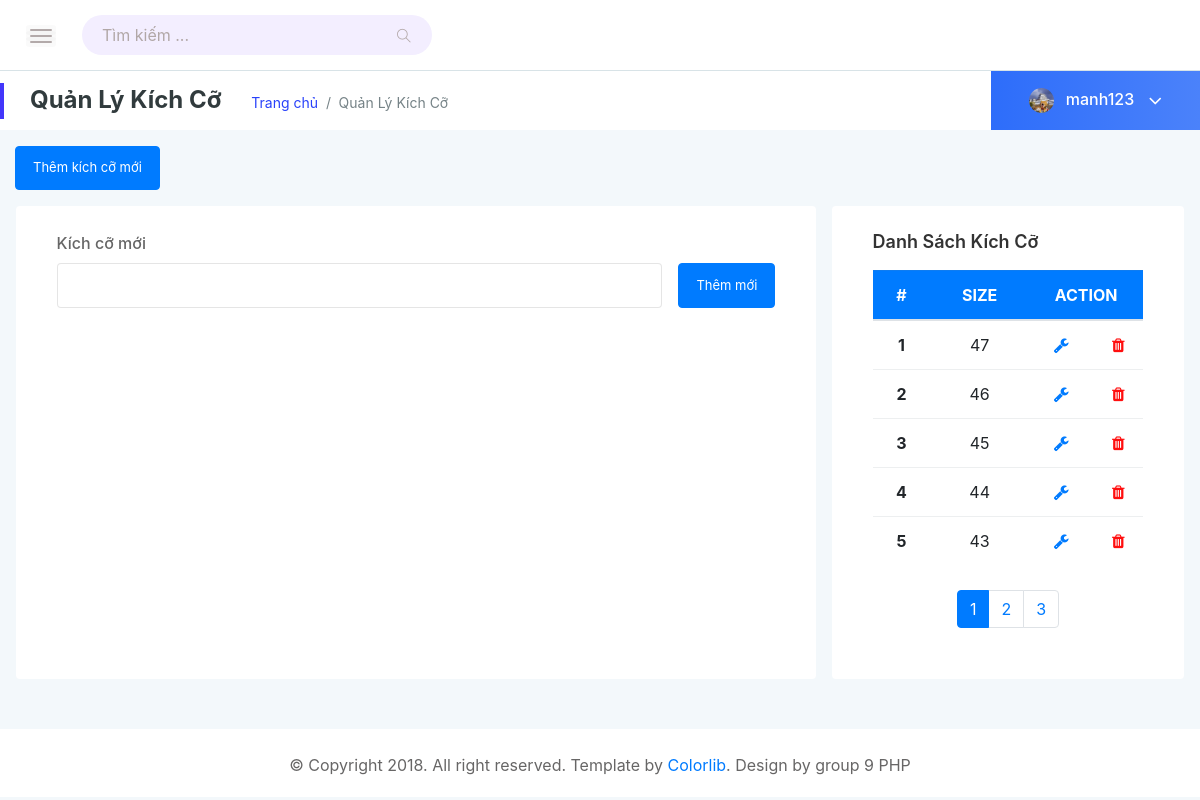
The app's page /NikeStore/admin/manage_size.php (signed in) with its own data.
### tables this page shows
CREATE TABLE `user` (
  `ID` int(11) NOT NULL,
  `role_id` int(11) NOT NULL,
  `username` varchar(100) NOT NULL,
  `password` varchar(100) NOT NULL,
  `name` varchar(100) DEFAULT NULL,
  `email` varchar(100) DEFAULT NULL,
  `phone` varchar(100) DEFAULT NULL,
  `address` varchar(100) DEFAULT NULL,
  `point` decimal(13,0) DEFAULT 0,
  `avatar` varchar(1000) NOT NULL,
  `seo` varchar(100) NOT NULL,
  `active` tinyint(11) DEFAULT 1
);

CREATE TABLE `size` (
  `ID` int(11) NOT NULL,
  `name` int(11) NOT NULL,
  `status` tinyint(4) NOT NULL DEFAULT 1
);

### NikeStore/admin/component/page.php (called while the page is built)
<?php
    $current_page = !empty($_GET["page"])?$_GET["page"]:1;
    $offset = ($current_page - 1)*5;
?>

### NikeStore/admin/manage_size.php (the view, shortened to what this page needs)
<?php
    include("../connect.php");
    include("component/page.php");
    $sql =  "SELECT * FROM size ORDER BY ID DESC LIMIT 5 OFFSET $offset";
    $result = mysqli_query($con, $sql);
?>
<!DOCTYPE html>
<html lang="en">
<head>
    <?php include("component/css.php") ?>
</head>
<body class="body-bg">
    <div class="page-container">
        <div class="main-content">
            <?php include("component/search.php"); ?>
            <div class="page-title-area">
                <div class="row align-items-center">
                    <div class="col-sm-8">
                        <div class="breadcrumbs-area clearfix">
                            <h4 class="page-title pull-left"><b>Quản Lý Kích Cỡ</b></h4>
                            <ul class="breadcrumbs pull-left">
                                <li><a href="index.php">Trang chủ</a></li>
                                <li><span>Quản lý kích cỡ</span></li>
                            </ul>
                        </div>
                    </div>
                    <?php include("component/logged.php"); ?>
                </div>
            </div>
            <div class="main-content-inner">
                <button type="button" class="btn btn-primary mt-3 btn-show-add-size" onclick="{$('.addSizeForm').css('display','block');$('.updateSizeForm').css('display','none');}">Thêm kích cỡ mới</button></a>
                <div class="row">
                    <div class="col-lg-8 card mt-3 ml-3 mr-3">
                        <div class="card-body">
                            <form action="manage_size.php" method="post" class="addSizeForm mb-5">
                                <div class="form-group">
                                    <label for="exampleInputSize">Kích cỡ mới</label>
                                    <div class="d-flex justify-content-between fg">
                                        <input type="number" class="form-control" name="name" required>
                                        <button type="submit" class="btn btn-primary ml-3 pull-right btn-add-size" >Thêm mới</button>
                                    </div>
                                </div>
                            </form>
                        </div>
                    </div>
                    <div class="col card mt-3 mr-3 ">
                        <div class="card-body">
                            <h4 class="header-title">Danh sách kích cỡ</h4>
                            <div class="single-table">
                                <div class="table-responsive">
                                    <table class="table text-center">
                                        <thead class="text-uppercase bg-primary">
                                            <tr class="text-white">
                                                <th scope="col">#</th>
                                                <th scope="col">Size</th>
                                                <th scope="col" colspan="2">Action</th>
                                            </tr>
                                        </thead>
                                        <tbody>
                                        <?php
                               $count=0;
                               while($row = mysqli_fetch_assoc($result)){
                                   $count++;
                                            ?>
                                            <tr>
                                                <th scope="col"><?=$count?></th>
                                                <td><?=$row["name"]?></td>
                                                <td><a class="btn-update" onclick="update(<?=$row['ID']?>,<?=$row['name']?>)"><i class=" fa fa-wrench"></i></a></td>
                                                <td class="align-middle" width="50px">
                                                    <?php if($row['status']==1) { ?>
                                                    <a class="btn-remove" onclick="remove(<?=$row['ID']?>)"><i class=" fa fa-trash"></i></a>
                                                    <?php } else { ?>
                                                        <a class="text-success" style="cursor: pointer;" onclick="active(<?=$row['ID']?>)"><i class=" fa fa-get-pocket"></i></a>
                                                    <?php } ?>
                                                </td>
                                            </tr>
                                        <?php
                                }
                                        ?>
                                        </tbody>
                                    </table>
                                </div>
                            </div>
                            <?php
                                include("component/pagination.php");
                            ?>
                        </div>
                    </div>
                </div>
            </div>
        </div>
        <?php include("component/footer.php") ?>
    </div>
</body>
</html>

### NikeStore/admin/component/logged.php (shortened to what this page needs)
<div class="col-sm-4 clearfix">
    <div class="user-profile pull-right">
        <?php
            if (isset($_SESSION['UserName'])){
                $current_username = $_SESSION['UserName'];
                $s = "SELECT avatar FROM user WHERE username='$current_username'";
                $b = mysqli_query($con,$s);
                $d = mysqli_fetch_assoc($b);
                if($d['avatar']!=null){
                    echo'<img class="avatar" src="'.$d['avatar'].'" alt="avatar">';
                }
                else
                    echo'<img class="avatar" src="../assets/images/avatar/avatar.png" alt="avatar">';
        ?>
        <h4 class="user-name dropdown-toggle" data-toggle="dropdown">
            <?=$_SESSION['UserName']?>
            <i class="fa fa-angle-down"></i>
        </h4>
        <?php
            }
            else{
                echo '<a href="../login.php" class="text-white"><i class="fa fa-sign-in mr-2"></i>Đăng nhập</a>';
            }
        ?>
    </div>
</div>

### NikeStore/assets/css/typography.css (style rules this page uses)
body { font-size: 16px; }
h1, h2, h3, h4, h5, h6 { margin: 0; }
b { font-weight: 700; }
a, a:visited { text-decoration: none; transition: all 0.3s ease-in-out; -webkit-transition: all 0.3s ease-in-out; -moz-transition: all 0.3s ease-in-out; -o-transition: all 0.3s ease-in-out; outline: 0; }
ul, ol { margin-bottom: 0px; margin-top: 0px; padding: 0; }
ul { margin: 0; list-style-type: none; }
button { cursor: pointer; outline: none!important; letter-spacing: 0; }
label, input { font-size: 16px; }

### NikeStore/assets/css/default-css.css (style rules this page uses)
* { margin: 0; padding: 0; box-sizing: border-box; }
*, *:before, *:after { -moz-box-sizing: border-box; -webkit-box-sizing: border-box; box-sizing: border-box; }
html { -webkit-font-smoothing: antialiased; }
body { background: #fff; font-weight: normal; -webkit-font-smoothing: antialiased; -webkit-text-size-adjust: 100%; }
img { max-width: 100%; height: auto; }
:root { --primary-color: #4336FB; }
input[type=number] { -moz-appearance: textfield; }

### NikeStore/assets/css/admin-styles.css (style rules this page uses)
.page-container { width: 100%; height: 100%; min-height: 100vh; padding-left: 280px; -webkit-transition: padding-left 0.3s ease 0s; transition: padding-left 0.3s ease 0s; }
.sbar_collapsed.page-container { padding-left: 0; }
.card { border: none; border-radius: 4px; background-color: #fff; -webkit-transition: all 0.3s ease 0s; transition: all 0.3s ease 0s; }
.card-body { padding: 25.6px; padding: 1.6rem; }
.main-content { width: 100%; background: #F3F8FB; }
.main-content-inner { padding: 0 30px 50px; }
.body-bg { background: #F3F8FB; }
.page-title-area { padding: 0 30px; background: #fff; position: relative; }
.page-title-area:before { content: ''; position: absolute; left: 0; top: 50%; width: 4px; height: 36px; background: var(--primary-color); -webkit-transform: translateY(-50%); transform: translateY(-50%); }
.page-title { font-size: 24px; font-weight: 300; color: #313b3d; letter-spacing: 0; margin-right: 30px; }
ul.breadcrumbs { margin-top: 4px; }
.breadcrumbs li { display: inline-block; }
.breadcrumbs li a, .breadcrumbs li span { display: block; font-size: 14px; font-weight: 400; color: #2942fa; letter-spacing: 0; margin-right: 16px; position: relative; }
.breadcrumbs li a:before { content: '/'; color: #768387; position: absolute; right: -13px; top: 0; }
.breadcrumbs li span { margin-right: 0; color: #768387; text-transform: capitalize; }
.user-profile { margin-right: -30px; display: -webkit-box; display: -ms-flexbox; display: flex; -webkit-box-align: center; -ms-flex-align: center; align-items: center; -ms-flex-wrap: wrap; flex-wrap: wrap; background: -webkit-linear-gradient(left, #2d6dfa 0%, #4b82fa 100%); background: linear-gradient(to right, #2d6dfa 0%, #4b82fa 100%); padding: 17px 38px; position: relative; }
.user-profile img.avatar { height: 25px; width: 25px; border-radius: 50%; margin-right: 12px; }
.user-name { font-size: 16px; font-weight: 500; color: #fff; letter-spacing: 0; cursor: pointer; -webkit-user-select: none; -moz-user-select: none; -ms-user-select: none; user-select: none; }
.user-name i { margin-left: 10px; font-size: 21px; vertical-align: middle; position: relative; }
.notification-area .dropdown-toggle, .user-name.dropdown-toggle { position: relative; }
.notification-area .dropdown-toggle:after, .user-name.dropdown-toggle:after { display: none; }
.header-title { font-size: 18px; font-weight: 600; letter-spacing: 0; color: #333; text-transform: capitalize; margin-bottom: 17px; }
.btn { padding: 11px 17px; font-size: 13px; letter-spacing: 0; }
.btn-remove i { color:#ff0e0e; }
.btn-update i { color:#007BFF; }
.form-control, .form-control:focus { outline: none; box-shadow: none; }
.form-control { font-size: 14px; border: 1px solid rgba(170, 170, 170, .3); padding: 10.72px 12.8px; padding: .67rem .8rem; }
label { font-weight: 500; color: #666; display: inline-block; margin-bottom: 8px; margin-bottom: .5rem; }
.single-table .table { margin-bottom: 0; }
table tr th { border-bottom: none; }
table tr th, table tr td { border-top: 1px solid rgba(120, 130, 140, 0.13) !important; }

### NikeStore/assets/css/responsive.css (style rules this page uses)
@media (min-width: 1200px) and (max-width: 1364px) { .main-content-inner { padding: 0 15px 50px; } }
@media (min-width: 1200px) and (max-width: 1364px) { .page-container, .sbar_collapsed.page-container { padding-left: 0; } }

### records on screen
user: avatar (picture)
size: name "47"
size: name "46"
size: name "45"
size: name "44"
size: name "43"

### other values on screen
$_SESSION['UserName'] "manh123"
